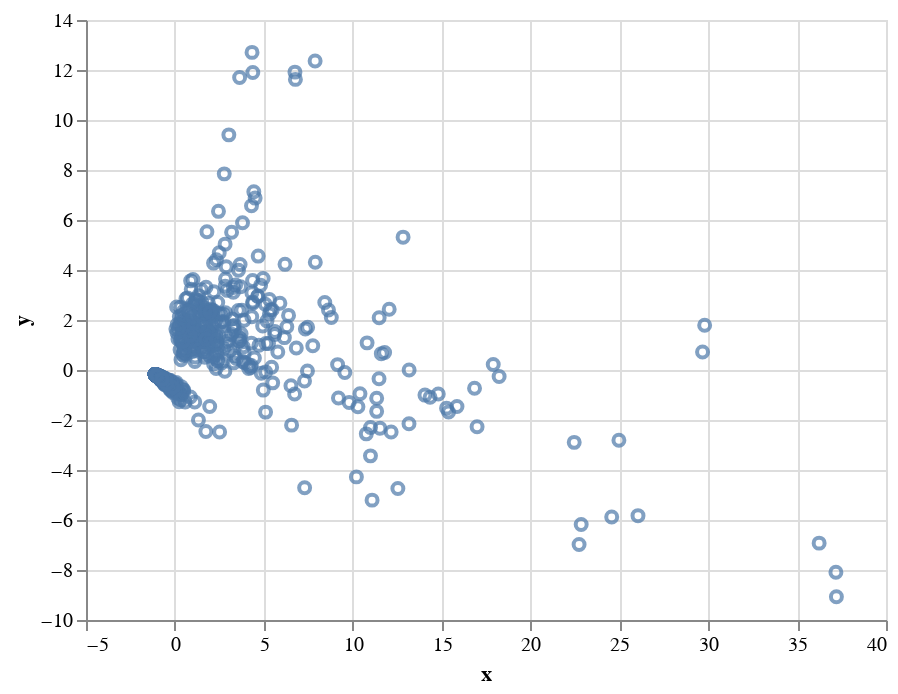

This figure's notebook cell:
### Code cell
result_pca2 = PCA(n_components=2).fit_transform(scaled)
pca_df2 = pd.DataFrame(data=result_pca2, columns=['x','y'])

alt.Chart(pca_df2).mark_point().encode(
    x='x:Q',
    y='y:Q',
)

### Figure 1 — Vega-Lite specification as saved in the notebook (floating-point values rounded to 4 significant figures; data arrays with more than 128 entries replaced by an {"elided": "..."} marker saying what was removed)
{"config": {"view": {"continuousWidth": 400, "continuousHeight": 300}}, "data": {"name": "data-5dd54b14a644fd19ffadf005eac22368"}, "mark": "point", "encoding": {"x": {"type": "quantitative", "field": "x"}, "y": {"type": "quantitative", "field": "y"}}, "$schema": "https://vega.github.io/schema/vega-lite/v4.0.2.json", "datasets": {"data-5dd54b14a644fd19ffadf005eac22368": {"elided": "1994 records"}}}
